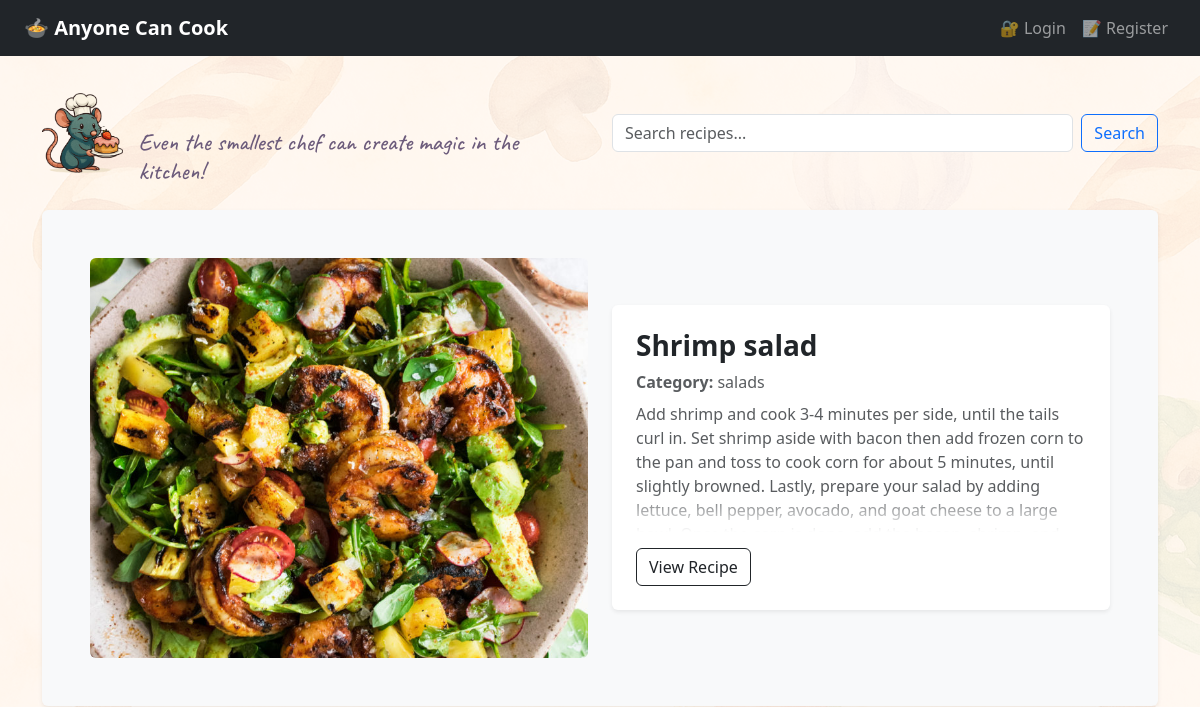
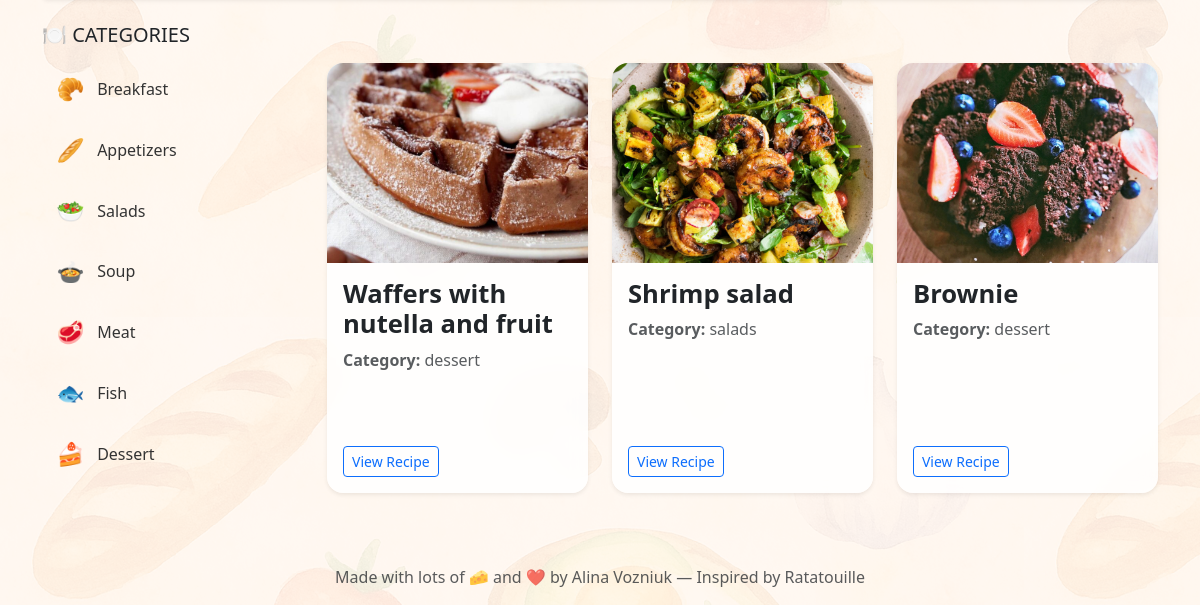
Before: / with the older database file (2 pictures, top to bottom).
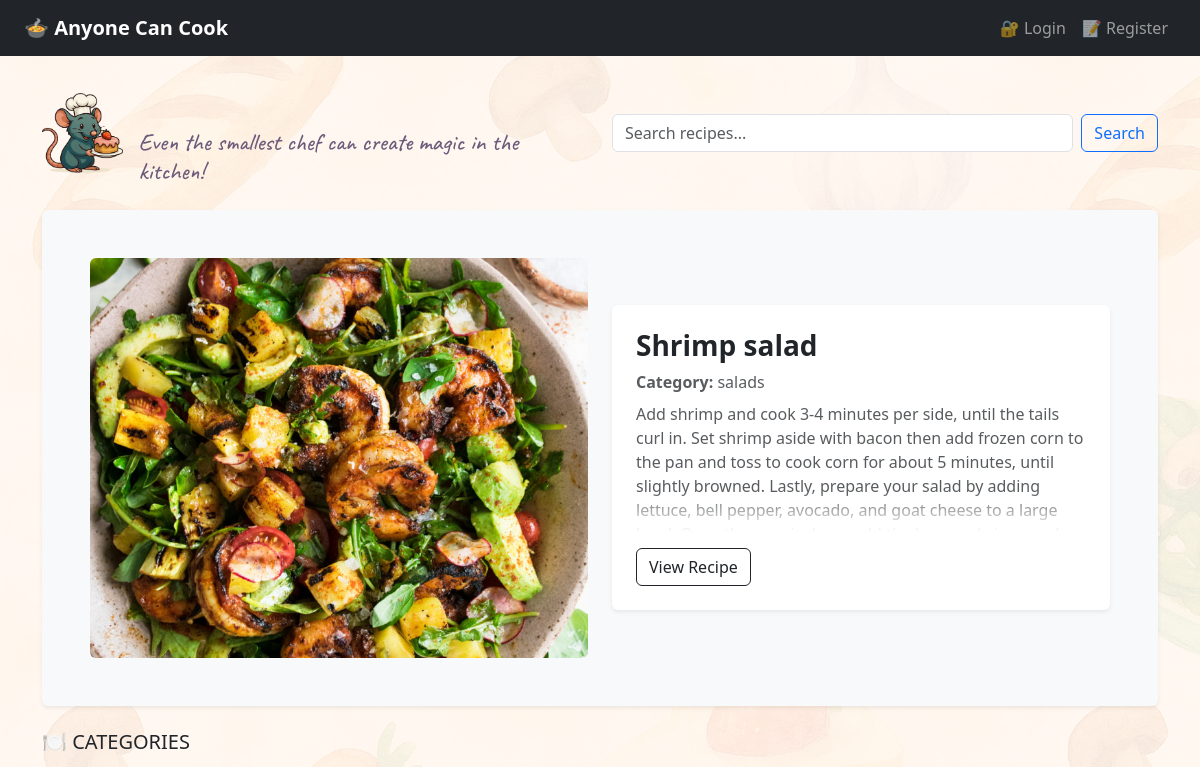
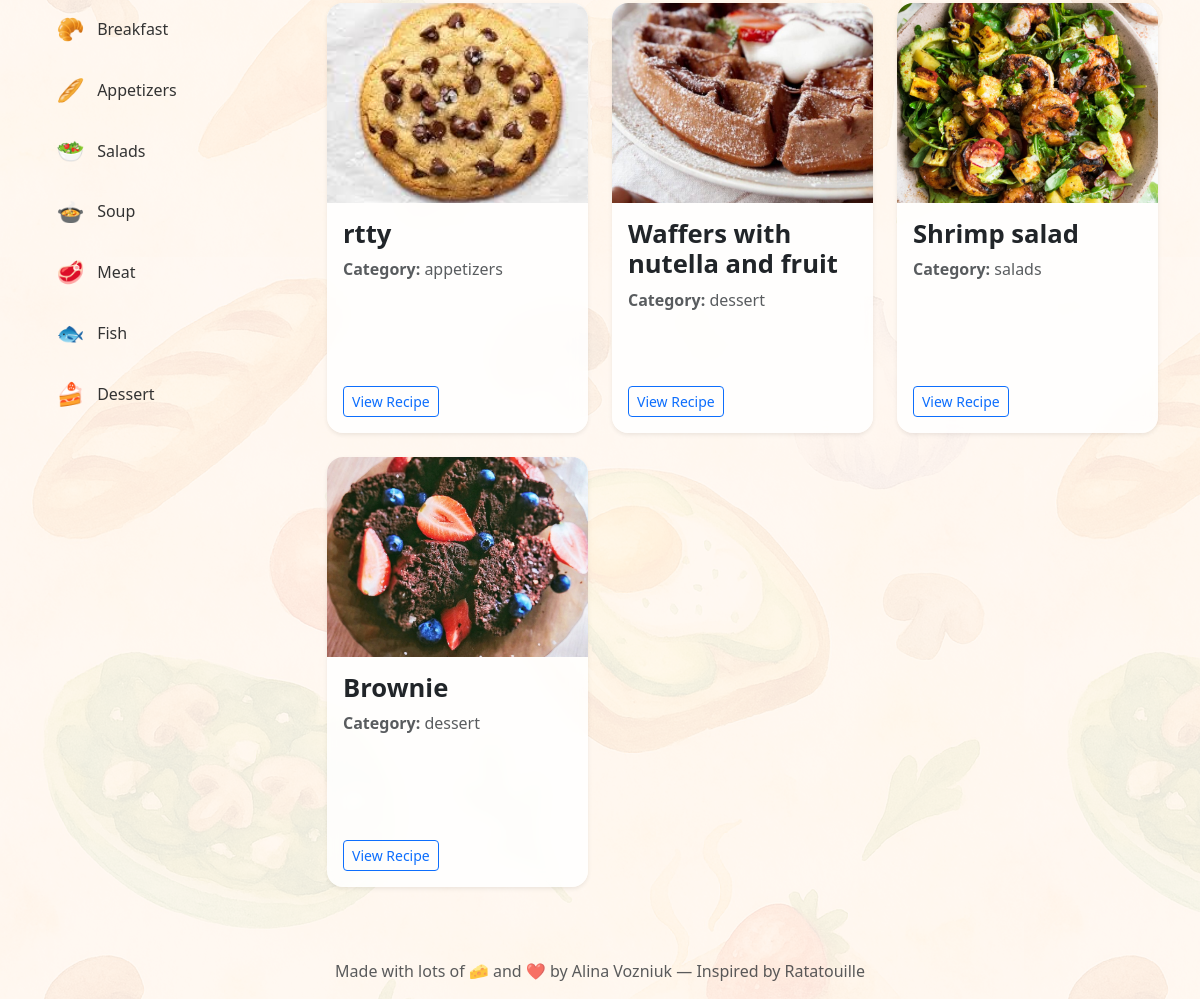
After: the same page with the newer database file (2 pictures, top to bottom).
### app.py (models this page shows)
class Recipe(db.Model):
    id = db.Column(db.Integer, primary_key=True)
    title = db.Column(db.String(150), nullable=False)
    category = db.Column(db.String(50), nullable=False)
    ingredients = db.Column(db.Text, nullable=False)
    process = db.Column(db.Text, nullable=False)
    image = db.Column(db.String(150))
    source = db.Column(db.String(250), nullable=True)
    date = db.Column(db.DateTime, default=datetime.utcnow)
    votes_interesting = db.Column(db.Integer, default=0)
    votes_mindblowing = db.Column(db.Integer, default=0)
    votes_false = db.Column(db.Integer, default=0)
    user_id = db.Column(db.Integer, db.ForeignKey('user.id'))

### app.py (the view)
@app.route('/', methods=['GET'])
def index():
    category = request.args.get('category')
    search = request.args.get('search')
    query = Recipe.query
    if category and category != 'all':
        query = query.filter_by(category=category)
    if search:
        query = query.filter(Recipe.title.contains(search))
    recipes = query.order_by(Recipe.id.desc()).all()
    featured_recipe = random.choice(recipes) if recipes else None
    return render_template('index.html', recipes=recipes, featured_recipe=featured_recipe, selected_category=category)

### templates/index.html (shortened to what this page needs)
{% extends 'base.html' %}
{% block content %}
{% if featured_recipe %}
<div class="p-4 p-md-5 mb-4 bg-light rounded shadow-sm">
  <div class="row align-items-center">
    <div class="col-md-6 text-center mb-4 mb-md-0">
      {% if featured_recipe.image %}
      <img src="{{ url_for('static', filename='uploads/' + featured_recipe.image) }}"
           alt="{{ featured_recipe.title }}"
           class="img-fluid rounded"
           style="max-height: 400px; object-fit: cover; width: 100%;">
      {% endif %}
    </div>
    <div class="col-md-6">
      <div class="bg-white p-4 rounded shadow-sm position-relative" style="height: 100%;">
        <h3 class="fw-bold mb-2">{{ featured_recipe.title }}</h3>
        <p class="text-muted mb-2"><strong>Category:</strong> {{ featured_recipe.category }}</p>
        <div style="max-height: 130px; overflow: hidden; position: relative;">
          <p class="text-muted mb-0">{{ featured_recipe.process }}</p>
          <div style="position: absolute; bottom: 0; left: 0; right: 0; height: 40px; background: linear-gradient(to bottom, transparent, white);"></div>
        </div>
        <a href="{{ url_for('recipe_detail', recipe_id=featured_recipe.id) }}" class="btn btn-outline-dark mt-3">View Recipe</a>
      </div>
    </div>
  </div>
</div>
{% endif %}
<div class="row">
  <div class="col-md-3 mb-4">
    <h5 class="mb-3">🍽️ CATEGORIES</h5>
    {% set categories = {
      'breakfast': '🥐',
      'appetizers': '🥖',
      'salads': '🥗',
      'soup': '🍲',
      'meat': '🥩',
      'fish': '🐟',
      'dessert': '🍰'
    } %}
    {% for cat, icon in categories.items() %}
      <a href="{{ url_for('index', category=cat) }}"
         class="category-link {% if selected_category == cat %}active{% endif %}">
        <span class="category-icon">{{ icon }}</span> {{ cat.capitalize() }}
      </a>
      {% endfor %}
  </div>
  <div class="col-md-9" style="margin-top:40px;">
    <div class="row">
      {% for recipe in recipes %}
      <div class="col-md-6 col-lg-4 mb-4">
        <div class="card h-100 shadow-sm border-0" style="border-radius: 1rem; min-height: 430px;">
          {% if recipe.image %}
          <img src="{{ url_for('static', filename='uploads/' + recipe.image) }}" class="card-img-top rounded-top" style="height: 200px; object-fit: cover;">
          {% endif %}
          <div class="card-body d-flex flex-column">
            <h5 class="card-title">
              <a href="{{ url_for('recipe_detail', recipe_id=recipe.id) }}" class="text-decoration-none text-dark">
                {{ recipe.title }}
              </a>
            </h5>
            <p class="text-muted"><strong>Category:</strong> {{ recipe.category }}</p>
            <div class="mt-auto">
              <a href="{{ url_for('recipe_detail', recipe_id=recipe.id) }}" class="btn btn-outline-primary btn-sm">View Recipe</a>
            </div>
          </div>
        </div>
      </div>
      {% endfor %}
    </div>
  </div>
</div>
{% endblock %}

### templates/base.html (shortened to what this page needs)
<!DOCTYPE html>
<html lang="en">
<head>
    <link href="https://cdn.jsdelivr.net/npm/bootstrap@5.3.0/dist/css/bootstrap.min.css" rel="stylesheet">
</head>
<body>
    <nav class="navbar navbar-expand-lg navbar-dark bg-dark px-4">
        <a class="navbar-brand" href="{{ url_for('index') }}">🍲 Anyone Can Cook</a>
        <div class="collapse navbar-collapse">
            <ul class="navbar-nav ms-auto">
                {% if current_user.is_authenticated %}
                    <li class="nav-item"><a class="nav-link" href="{{ url_for('add_recipe') }}">➕ Add Recipe</a></li>
                    <li class="nav-item"><a class="nav-link" href="{{ url_for('my_recipes') }}">👤 My Recipes</a></li>
                    <li class="nav-item"><a class="nav-link" href="{{ url_for('logout') }}">🚪 Logout</a></li>
                {% else %}
                    <li class="nav-item"><a class="nav-link" href="{{ url_for('login') }}">🔐 Login</a></li>
                    <li class="nav-item"><a class="nav-link" href="{{ url_for('register') }}">📝 Register</a></li>
                {% endif %}
            </ul>
        </div>
    </nav>
<div class="position-fixed bottom-0 end-0 p-4" style="z-index: 9999;">
</div>
    <div class="container mt-4">
        <div class="row align-items-center mb-4">
            <div class="col-md-6 d-flex align-items-center">
              <img src="{{ url_for('static', filename='logo.png') }}" height="80" class="me-3" alt="Remy logo">
              <h1 class="remy-title mb-0" style="margin-top:48px">Even the smallest chef can create magic in the kitchen!</h1>
            </div>
            <div class="col-md-6">
              <form method="GET" action="{{ url_for('index') }}" class="d-flex justify-content-end">
                <input type="text" name="search" class="form-control me-2" placeholder="Search recipes..." value="{{ request.args.get('search', '') }}">
                <button type="submit" class="btn btn-outline-primary">Search</button>
              </form>
            </div>
          </div>
        {% block content %}{% endblock %}
    </div>
    <footer class="text-center mt-5 mb-3 text-muted">
        Made with lots of 🧀 and ❤️ by Alina Vozniuk — Inspired by Ratatouille
    </footer>
</body>
</html>

Changed rows visible on the page:
added Recipe: image (picture), title "rtty", category "appetizers"
